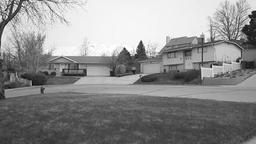
#> input picture Lab3/TRIALS/img1.png, 256 x 144 px, shrunk from 640 x 360 before the run
$ python test1.py
#> lines starting #> are read from the running program, lines starting #| are printed output that depends on the picture; long printed decimals are rounded
### Lab3/TRIALS/sift.py
import cv2
import numpy as np


def sift(img1, img2):
    """
    Computes point correspondences between two images using sift

    Args:
        img1 (np.array): Query image
        img2 (np.array): Target image

    Returns:
        points (np.array): A 2 X num_matches X 2 array.
                           `points[0]` are keypoints in img1 and the corresponding
                            keypoints in img2 are `points[1]`
    """
    sift = cv2.xfeatures2d.SIFT_create()

    kp1, des1 = sift.detectAndCompute(img1, None)
    kp2, des2 = sift.detectAndCompute(img2, None)

    FLANN_INDEX_KDTREE = 0
    index_params = dict(algorithm=FLANN_INDEX_KDTREE, trees=5)
    search_params = dict(checks=50)

    flann = cv2.FlannBasedMatcher(index_params, search_params)

    matches = flann.knnMatch(des1, des2, k=2)

    good_matches = []
    for m, n in matches:
        if m.distance < 0.7 * n.distance:
            good_matches.append(m)

    correspondences = np.zeros((2, len(good_matches), 2))

    for i, match in enumerate(good_matches):
        correspondences[0, i, :] = np.flip(kp1[match.queryIdx].pt)
        correspondences[1, i, :] = np.flip(kp2[match.trainIdx].pt)

    return correspondences

### Lab3/TRIALS/test1.py
# import cv2 as cv
# from sift import sift as sift_corresp
# import numpy as np
# import math as m
# from PIL import Image
# import random

# img1  = np.array(Image.open('./img1.png'))
# img2  = np.array(Image.open('./img2.png'))
# img3  = np.array(Image.open('./img3.png'))

# [corresp1, corresp2] = sift_corresp(img1,img2)
# # print(corresp1.shape)
# all_points = corresp2.shape[0]
# random_index = random.randint(0 , all_points-1)

# # param: no. of points
# points = 4

# # xi , yi = corresp1[random_index]
# # xi_ , yi_ = corresp2[random_index]
# # print(xi_)
# # Xi = np.array([xi , yi , 1])
# # Xi_ = np.array([xi_ , yi_ , 1])
# # Xi = Xi.reshape(3,1)
# # Xi_ = Xi_.reshape(3, 1)


# A = np.zeros((8, 9))
# for i in range(points):
#     random_index = random.randint(0 , all_points-1)
#     xi , yi = corresp1[random_index]
#     xi_ , yi_ = corresp2[random_index]
#     A[2*i] = [-xi , -yi , 1 , 0 , 0 , 0 , xi*xi_ , xi_*yi , xi_ ]
#     A[(2*i)+1] = [0 , 0 , 0 , -xi , -yi , -1 , xi*yi , yi*yi_ , yi_]
#     xi , yi = corresp1[random_index]
#     xi_ , yi_ = corresp2[random_index]

# # [h11 , h12 , h13 , h21 , h22 , h23 , h31 , h32 , h33] = H
#     # print(xi_)
# # B = np.round(A , 2)
# # A[:] = np.round(A, decimals=2)
# # print(B)
#     # Xi = np.array([xi , yi , 1])
#     # Xi_ = np.array([xi_ , yi_ , 1])
#     # Xi = Xi.reshape(3,1)
#     # Xi_ = Xi_.reshape(3, 1)

# # print(A)
# # Z = np.zeros((8 , 1 ))
# # H = np.linalg.solve(Z , np.linalg.inv(A))
# [U, S, Vt] = np.linalg.svd(A)
# # print(Vt)
# H21 = np.reshape(Vt[-1], (3,3))
# print(H21)

# # [h11 , h12 , h13 , h21 , h22 , h23 , h31 , h32 , h33] = H
#     # print(xi_)
# # B = np.round(A , 2)
# # A[:] = np.round(A, decimals=2)
# # print(B)
#     # Xi = np.array([xi , yi , 1])
#     # Xi_ = np.array([xi_ , yi_ , 1])
#     # Xi = Xi.reshape(3,1)
#     # Xi_ = Xi_.reshape(3, 1)


# # print(Xi.shape)
# # print(xi , yi)
# # print(xi_ , yi_)

# # Xi = corresp1[random_index]
# # Xi_ = corresp2[random_index]
# # print(type(Xi))
# # print(Xi)
# # print(np.linalg.inv(Xi))
# # H = np.linalg.solve(Xi_ , np.linalg.inv(Xi))
# # print(H)
# ''' now we found H21'''

# ''' similarly for H23 '''

# [corresp2, corresp3] = sift_corresp(img2,img3)


# selected_points = []

# A = np.zeros((8, 9))
# for i in range(points):
#     random_index = random.randint(0 , all_points-1)
#     print(f"point {i+1} : " , random_index)
#     selected_points.append(random_index)
#     xi , yi = corresp1[random_index]
#     xi_ , yi_ = corresp2[random_index]
#     A[2*i] = [-xi , -yi , 1 , 0 , 0 , 0 , xi*xi_ , xi_*yi , xi_ ]
#     A[(2*i)+1] = [0 , 0 , 0 , -xi , -yi , -1 , xi*yi , yi*yi_ , yi_]

# print(selected_points)
# # [h11 , h12 , h13 , h21 , h22 , h23 , h31 , h32 , h33] = H
#     # print(xi_)
# # B = np.round(A , 2)
# # A[:] = np.round(A, decimals=2)
# # print(B)
#     # Xi = np.array([xi , yi , 1])
#     # Xi_ = np.array([xi_ , yi_ , 1])
#     # Xi = Xi.reshape(3,1)
#     # Xi_ = Xi_.reshape(3, 1)

# # print(A)
# # Z = np.zeros((8 , 1 ))
# # H = np.linalg.solve(Z , np.linalg.inv(A))


# [U, S, Vt] = np.linalg.svd(A)
# # print(Vt)
# H21 = np.reshape(Vt[-1], (3,3))
# # print(H21)


# # def finding_homo(image_1 , images_2) :
# #  [corresp1, corresp2] = sift_corresp(image_1,images_2)
# #  A = np.zeros((8, 9))
# #  for i in range(points):
# #         random_index = random.randint(0 , all_points-1)
# #         xi , yi = corresp1[random_index]
# #         xi_ , yi_ = corresp2[random_index]
# #         A[2*i] = [-xi , -yi , 1 , 0 , 0 , 0 , xi*xi_ , xi_*yi , xi_ ]
# #         A[(2*i)+1] = [0 , 0 , 0 , -xi , -yi , -1 , xi*yi , yi*yi_ , yi_]
# #  [U, S, Vt] = np.linalg.svd(A)
# #  H = np.reshape(Vt[-1], (3,3))
# #  return H

# # H23 = finding_homo(img2 , img3)
# # print(H23)


# ''' RANSAC '''
# remaining_points = [point for point in all_points if point not in selected_points]

import cv2 as cv
from sift import sift as sift_corresp
import numpy as np
import math as m
from PIL import Image
import random

img1  = np.array(Image.open('./img1.png'))
#> img1 is the input picture: shape (144, 256); min 8, max 255, mean 140.4
img2  = np.array(Image.open('./img2.png'))
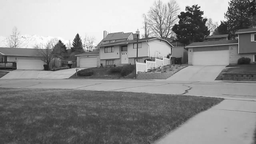
#> input picture Lab3/TRIALS/img2.png, 256 x 144 px, shrunk from 640 x 360 before the run
#> img2 is the input picture: shape (144, 256); min 20, max 255, mean 139.2
img3  = np.array(Image.open('./img3.png'))
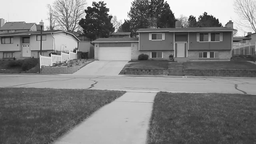
#> input picture Lab3/TRIALS/img3.png, 256 x 144 px, shrunk from 640 x 360 before the run
#> img3 is the input picture: shape (144, 256); min 22, max 255, mean 127.1

[corresp1, corresp2] = sift_corresp(img1,img2)
#> in sift, `kp1, des1 = sift.detectAndCompute(img1, None)`: kp1 = 215 keypoints; strongest (x, y, size): (141, 45, 4.3), (237, 61, 2.2), (250, 16, 2.1), (238, 39, 2.1)
#> in sift, `kp2, des2 = sift.detectAndCompute(img2, None)`: kp2 = 197 keypoints; strongest (x, y, size): (77, 35, 1.9), (77, 39, 4.8), (190, 30, 24), (202, 13, 2.1)
#> in sift, `matches = flann.knnMatch(des1, des2, k=2)`: matches = 215 matches
#> after the loop in sift, `for m, n in matches:`: good_matches = 70 matches
#> the loop in sift, `for i, match in enumerate(good_matches):` made 70 passes
#> corresp1 = 70 pairs, first value 10.93 to 104.4, second value 41.91 to 245.2; corresp2 = 70 pairs, first value 11.14 to 97.41, second value 5.57 to 186.3
# print(corresp1.shape)
all_points = corresp2.shape[0]
#> all_points = 70
random_index = random.randint(0 , all_points-1)
#> random_index = 49

# param: no. of points
points = 4
selected_points = []

A = np.zeros((8, 9))
for i in range(points):
    random_index = random.randint(0 , all_points-1)
    print(f"point {i+1} : " , random_index)
    selected_points.append(random_index)
    xi , yi = corresp1[random_index]
    xi_ , yi_ = corresp2[random_index]
    A[2*i] = [-xi , -yi , 1 , 0 , 0 , 0 , xi*xi_ , xi_*yi , xi_ ]
    A[(2*i)+1] = [0 , 0 , 0 , -xi , -yi , -1 , xi*yi , yi*yi_ , yi_]
#> this loop made 4 passes
#> (xi, yi, xi_, yi_) on passes 1 to 4: (79.63, 218.2, 74.05, 151.4), (73.83, 83.97, 67.01, 13.55), (102.8, 182.8, 96.44, 118.5), (36.04, 240.8, 34.36, 171.4)
#> after the loop, selected_points = [53, 5, 33, 65]

[U, S, Vt] = np.linalg.svd(A)
#> S = [68325.9, 14006.7, 404.7, 109.4, 48.94, 21.27, 3.69, 0.083]
H = np.reshape(Vt[-1], (3,3))
#> H = [[-0.0122, -0.00104, -0.228], [0.0003, -0.0136, 0.974], [9.44e-07, -1.31e-05, -0.0103]]

# print(selected_points)
remaining_points = [point for point in range(all_points) if point not in selected_points]
#> remaining_points = 66 values from 0 to 69
# print(remaining_points)


for i in range(len(remaining_points)):
    homo_corresp1 = corresp1[remaining_points[i]]
    homo_corresp1 = np.append(homo_corresp1, 1)
    homo_corresp2 = np.matmul(H, homo_corresp1)

    # Extract coordinates from homogeneous coordinates
    homo_corresp1 = homo_corresp1[:2] / homo_corresp1[2]
    homo_corresp2 = homo_corresp2[:2] / homo_corresp2[2]

    # Finding sift corresp
    sift_corresp1, sift_corresp2 = sift_corresp(img1, img2)

    # Calculate Euclidean distance
    distance = np.linalg.norm(homo_corresp2 - sift_corresp2[remaining_points[i]])
    print(f"Euclidean distance: {distance}")
#> this loop made 66 passes
#> (homo_corresp1, homo_corresp2, distance) on passes 1 to 12: ([89.98, 41.91], [127.1, -39.94], 229.1), ([71.9, 49.38], [106.2, -29.65], 116.8), ([64.23, 77.48], [96.95, 5.59], 40.37), ([71.44, 80.42], [104.7, 8.93], 40.08), ([67.06, 83.4], [99.89, 12.61], 40.11), ([47.93, 108.2], [79.18, 41.65], 39.01), ([73.94, 112.2], [106.4, 45.65], 38.7), ([54.65, 116.5], [86.17, 50.73], 38.96), ([71.63, 118.8], [103.8, 52.98], 38.48), ([51.91, 124.8], [83.29, 59.85], 38.72), ([62.74, 125.5], [94.46, 60.41], 38.4), ([49.67, 132.2], [80.95, 67.91], 38.34)
#> (homo_corresp1, homo_corresp2) on pass 56: ([44.7, 225.9], [76.16, 158.3])
#| Euclidean distance: 229.136
#| Euclidean distance: 116.759
#| Euclidean distance: 40.368
#| Euclidean distance: 40.083
#| Euclidean distance: 40.109
#| Euclidean distance: 39.006
#| Euclidean distance: 38.699
#| Euclidean distance: 38.962
#> (further printed lines are left out)

    # You can store or use the distance as needed
